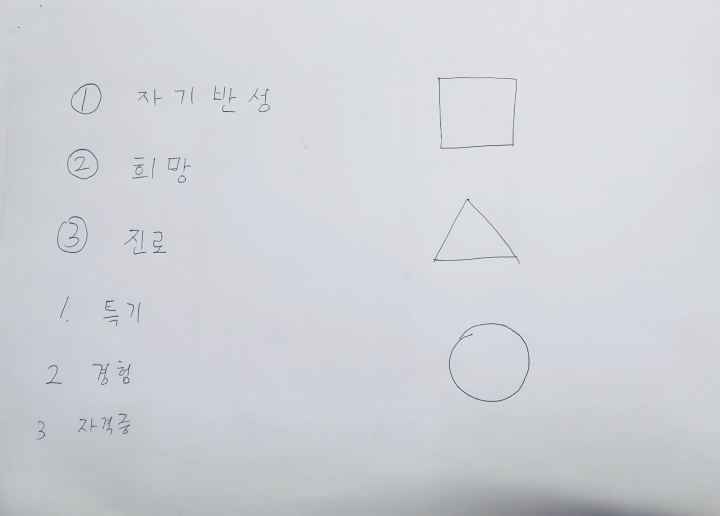
#> input picture 변환 코드 및 시연테스트자료/KakaoTalk_20221023_223742780.jpg, 1439 x 1031 px, given in place of sample.jpg, which was not available (shown at 1/2 size)
$ python project.py
#> lines starting #> are read from the running program, lines starting #| are printed output that depends on the picture; after the words box and inside, x2 and y2 are one past the last pixel; in counts of white or black regions, pixels touching at a corner belong together; pictures that were not available may be replaced by others from this repository, and a replacement may not be noted
# -*- coding: utf-8 -*-
from pptx.enum.text import MSO_AUTO_SIZE, MSO_VERTICAL_ANCHOR
from pptx.util import Inches, Mm, Cm, Pt
import io
import os
from PIL import Image
from google.cloud import vision
from pptx import Presentation
from pptx.enum.shapes import MSO_SHAPE
from pptx.dml.color import RGBColor
import cv2
import requests
import json
import numpy as np
coordinate = []


os.environ["GOOGLE_APPLICATION_CREDENTIALS"] = "root-amulet-358418-f65fae9b5f90.json"

text_number = 0
result_number = 0


def DeleteAllFiles(filePath):
    if os.path.exists(filePath):
        for file in os.scandir(filePath):
            os.remove(file.path)
        return 'Remove All File'

    else:
        return 'Directory Not Found'


def loadimg(url):
    response = requests.get(imgurl)
    responselist = []
    responselist = json.loads(response.text)

    download_url = responselist['body']['URL']
    download_image = requests.get(download_url)

    photo = open('/tmp/sample.jpg', 'wb')
    photo.write(download_image.content)
    photo.close


def morphology(image):
    global result_number
    k = 0
    blur = cv2.GaussianBlur(img, (5, 5), 0)
    imgray = cv2.cvtColor(blur, cv2.COLOR_BGR2GRAY)
    th1 = cv2.adaptiveThreshold(
        imgray, 255, cv2.ADAPTIVE_THRESH_GAUSSIAN_C, cv2.THRESH_BINARY, 15, 8)  # gaussian
    kernel = np.ones((7, 3), np.uint8)
    kernel2 = np.ones((5, 5), np.uint8)
    erode = cv2.morphologyEx(th1, cv2.MORPH_ERODE, kernel, iterations=3)
    erode2 = cv2.morphologyEx(th1, cv2.MORPH_ERODE, kernel2, iterations=3)

    height, width = erode.shape

    for j in range(height):
        for i in range(width):
            if (erode[j, i] < 128):
                erode[j, i] = 0

            else:
                erode[j, i] = 255

    # [8 lines of commented-out code are left out]

    kernel = cv2.getStructuringElement(cv2.MORPH_ELLIPSE, (5, 5))
    thresh = cv2.morphologyEx(erode, cv2.MORPH_CLOSE, kernel)

    imFlood = thresh.copy()
    h, w = thresh.shape[:2]
    mask = np.zeros((h + 2, w + 2), np.uint8)
    cv2.floodFill(imFlood, mask, (0, 0), 0)

    # Combine flood filled image with original objects
    imFlood[np.where(thresh == 0)] = 255

    # Invert output colors
    imFlood = ~imFlood

    contours, high = cv2.findContours(
        imFlood, cv2.RETR_TREE, cv2.CHAIN_APPROX_SIMPLE)
    cv2.drawContours(img, contours, -1, (0, 255, 0), 1)

    for contour in contours:

        [x, y, w, h] = cv2.boundingRect(contour)

        if w * h < 900:
            continue
        k = k + 1
        result_number = result_number + 1

        coordinate.append([f'{k}.jpg', [x, y, w, h]])
        print(coordinate)

        cv2.rectangle(img, (x, y), (x + w, y + h), (255, 0, 255), 2)

        cropped_image = erode2[y:y + h, x:x + w]
        original_image = imgray[y: y + h, x: x + w]
        resize = cv2.resize(cropped_image, dsize=(
            28, 28), interpolation=cv2.INTER_AREA)
        cv2.imwrite(f'/tmp/original_result{k}.jpg', original_image)
        cv2.imwrite(f'/tmp/result{k}.jpg', resize)


def image_crop(infilename, save_path):
    img = Image.open(infilename)
    (img_h, img_w) = img.size

    # crop 할 사이즈 : grid_w, grid_h
    grid_w = 9.3  # crop width
    grid_h = 9.3  # crop height
    range_w = (int)(img_w / grid_w)
    range_h = (int)(img_h / grid_h)

    i = 0

    for w in range(range_w):
        for h in range(range_h):
            bbox = (h * grid_h, w * grid_w, (h + 1)
                    * (grid_h), (w + 1) * (grid_w))

            # 가로 세로 시작, 가로 세로 끝
            crop_img = img.crop(bbox)

            fname = f"{i}.jpg"
            savename = save_path + fname
            crop_img.save(savename)

            i += 1


def detect_text(path):
    from google.cloud import vision
    client = vision.ImageAnnotatorClient()

    with io.open(path, 'rb') as image_file:
        content = image_file.read()

    image = vision.Image(content=content)

    response = client.text_detection(image=image)
    texts = response.text_annotations

    for text in texts:
        return ('\n"{}"'.format(text.description))


def detect_text_fortext(path):
    from google.cloud import vision
    client = vision.ImageAnnotatorClient()

    with io.open(path, 'rb') as image_file:
        content = image_file.read()

    image = vision.Image(content=content)

    response = client.text_detection(image=image)
    texts = response.text_annotations
    w = 0
    global text_number
    for text in texts:

        textloc = ('\n"{}"'.format(text.description))

        verticesX = (['{}'.format(vertex.x)
                     for vertex in text.bounding_poly.vertices])
        verticesY = (['{}'.format(vertex.y)
                     for vertex in text.bounding_poly.vertices])
        xlist = [int(i) for i in verticesX]
        ylist = [int(i) for i in verticesY]
        xLength = xlist[1] - xlist[3]
        yLength = ylist[2] - ylist[0]
        w = w + 1
        text_number = text_number + 1
        print(text_number)
        textlist.append(
            [f'{w}.jpg', [verticesX[3], verticesY[2], xLength, yLength], textloc])
        print(textlist)


def detect_figure():
    global result_number
    for f in range(result_number):
        im = cv2.imread(f'/tmp/result{f + 1}.jpg')

        imgray = cv2.cvtColor(im, cv2.COLOR_BGR2GRAY)

        # !! inverse binary !! ###
        ret, thresh = cv2.threshold(imgray, 80, 255, 1)

        contours, hierarchy = cv2.findContours(
            thresh, cv2.RETR_TREE, cv2.CHAIN_APPROX_SIMPLE)

        ctt = 0
        for cnt in contours:
            epsilon = 0.04 * cv2.arcLength(cnt, True)
            approx = cv2.approxPolyDP(cnt, epsilon, True)
            print(len(approx))  # !! fix indentation !! ###
            if len(approx) == 5:
                print("pentagon")
                cv2.drawContours(im, [cnt], 0, 255, -1)
                coordinate[f].append("")
                coordinate[f].append("pentagon")
                break
            elif len(approx) == 3:
                print("triangle")
                cv2.drawContours(im, [cnt], 0, (0, 255, 0), -1)
                coordinate[f].append("")
                coordinate[f].append("triangle")
                break
            elif len(approx) == 4:
                print("square")
                cv2.drawContours(im, [cnt], 0, (0, 0, 255), -1)
                coordinate[f].append("")
                coordinate[f].append("square")
                break
            elif len(approx) >= 6:
                print("circle")
                cv2.drawContours(im, [cnt], 0, (0, 255, 255), -1)
                coordinate[f].append("")
                coordinate[f].append("circle")
                break
            else:
                print("unknown")
                cv2.drawContours(im, [cnt], 0, (0, 255, 255), -1)
                coordinate[f].append("")
                coordinate[f].append("unknown")
                break
        cv2.imwrite(f'/tmp/approx{f + 1}.jpg', im)


def makeppt():
    prs = Presentation()
    prs.slide_width = Cm(25)
    prs.slide_height = Cm(19)

    blank_slide_layout = prs.slide_layouts[6]
    slide = prs.slides.add_slide(blank_slide_layout)
    shapes = slide.shapes

    for i in range(2, int(text_number)+1):

        # k번째 Gvidata.json을 json_data로읽어들인다
        with open(f'/tmp/Txtdata{i}.json', 'r', encoding='UTF8') as file:
            contents = file.read()  # string
            data = json.loads(contents)
            x = int(data["location"][0])
            y = int(data["location"][1])
            w = int(data["location"][2])
            h = int(data["location"][3])

            left = 250 * (x/W)
            top = 190 * (y/H)
            width = 250 * (w/W)
            height = 190 * (h/H)
            print(left, top, width, height)

            if data['text'] != "":
                print((data['text']).replace('"', ''))
                tb = slide.shapes.add_textbox(
                    Mm(left), Mm(top), Mm(width), Mm(height))
                tf = tb.text_frame
                tf.text = ""
                tf.auto_size = MSO_AUTO_SIZE.SHAPE_TO_FIT_TEXT
                p = tf.add_paragraph()
                p.text = (data['text']).replace('"', '')
                p.font.size = Pt(10)
                p.font.name = '맑은 고딕'

    for e in range(2, result_number+1):
        # k번째 Gvidata.json을 json_data로읽어들인다
        with open(f'/tmp/Gvidata{e}.json', 'r', encoding='UTF8') as file:
            contents = file.read()  # string
            data = json.loads(contents)
            x = int(data["location"][0])
            y = int(data["location"][1])
            w = int(data["location"][2])
            h = int(data["location"][3])

            left = 250 * (x/W)
            top = 190 * (y/H)
            width = 250 * (w/W)
            height = 190 * (h/H)

            if data['figure'] == "":
                continue
            else:
                if data['text'] != "":
                    print("pass text")
                if data['figure'] == "circle" and data['text'] == "":
                    print(data['figure'])
                    shape = shapes.add_shape(MSO_SHAPE.OVAL, Mm(
                        left), Mm(top), Mm(width), Mm(height))
                    shape.fill.background()
                    line = shape.line
                    line.color.rgb = RGBColor(0, 0, 0)

                if data['figure'] == "square" and data['text'] == "":
                    print(data['figure'])
                    shape = shapes.add_shape(MSO_SHAPE.ROUNDED_RECTANGLE, Mm(
                        left), Mm(top), Mm(width), Mm(height))
                    shape.fill.background()
                    line = shape.line
                    line.color.rgb = RGBColor(0, 0, 0)
                if data['figure'] == "triangle" and data['text'] == "":
                    print(data['figure'])
                    shape = shapes.add_shape(MSO_SHAPE.ISOSCELES_TRIANGLE, Mm(
                        left), Mm(top), Mm(width), Mm(height))
                    shape.fill.background()
                    line = shape.line
                    line.color.rgb = RGBColor(0, 0, 0)
                if data['figure'] == "unknown":
                    continue
    print("완료")
    prs.save('/tmp/demo.pptx')

    try:
        url = 'https://15zytiytli.execute-api.us-west-2.amazonaws.com/v2/uploadppt'
        files = {'file': open('/tmp/demo.pptx', 'rb')}
        r = requests.post(url, files=files)
        print(r.text)
    except:
        print("fail")

# 전체 로직


imgurl = 'https://15zytiytli.execute-api.us-west-2.amazonaws.com/v2/hknu-pptimage?file=image/8.jpg'

client = vision.ImageAnnotatorClient()
original_number = 0
textlist = []
a = []
xlist = []
ylist = []
f = 0

loadimg(imgurl)
#> (the call stopped at in loadimg, `response = requests.get(imgurl)`: the network is not available in this run)

img = cv2.imread('/tmp/sample.jpg')
#> img is the input picture: shape (1031, 1439, 3); mean B, G, R 214.9, 209.8, 207.6
H, W, C = img.shape
#> H = 1031; W = 1439; C = 3

morphology(img)
#> in morphology, `th1 = cv2.adaptiveThreshold( imgray, 255, cv2.ADAPTIVE_THRESH_GAUSSIAN..`:
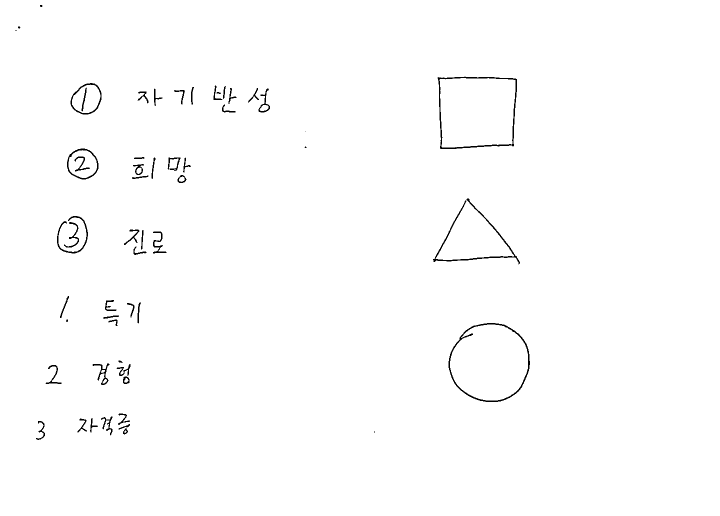
#> th1: shape (1031, 1439) (shown at 1/2 size); 99.2% white; 55 black regions (7 under 20 px), largest, box (x1, y1, x2, y2) and area: (875, 153, 1034, 298) 1610, (897, 646, 1060, 804) 1537, (866, 397, 1040, 529) 1296
#> in morphology, `erode = cv2.morphologyEx(th1, cv2.MORPH_ERODE, kernel, iterations=3)`: erode: shape (1031, 1439); 95.1% white; 30 black regions, largest, box (x1, y1, x2, y2) and area: (894, 637, 1063, 813) 9308, (872, 144, 1037, 307) 9018, (863, 388, 1043, 538) 8643
#> in morphology, `erode2 = cv2.morphologyEx(th1, cv2.MORPH_ERODE, kernel2, iterations=3)`: erode2: shape (1031, 1439); 94.9% white; 27 black regions, largest, box (x1, y1, x2, y2) and area: (891, 640, 1066, 810) 9258, (869, 147, 1040, 304) 8873, (860, 391, 1046, 535) 8299
#> in morphology, `thresh = cv2.morphologyEx(erode, cv2.MORPH_CLOSE, kernel)`: thresh: shape (1031, 1439); 95.1% white; 30 black regions, largest, box (x1, y1, x2, y2) and area: (894, 637, 1063, 813) 9304, (872, 144, 1037, 307) 9016, (863, 388, 1043, 538) 8633
#> in morphology, `cv2.floodFill(imFlood, mask, (0, 0), 0)`: imFlood: shape (1031, 1439); 2.6% white; 13 white regions (2 under 20 px), largest, box (x1, y1, x2, y2) and area: (884, 165, 1028, 286) 16065, (904, 658, 1053, 792) 14893, (884, 414, 1013, 511) 6298
#> in morphology, `imFlood[np.where(thresh == 0)] = 255`:
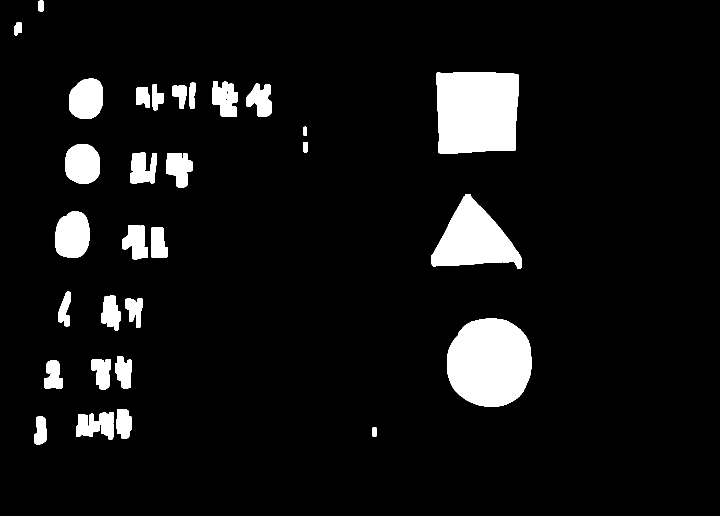
#> imFlood: shape (1031, 1439) (shown at 1/2 size); 7.5% white; 30 white regions, largest, box (x1, y1, x2, y2) and area: (872, 144, 1037, 307) 25081, (894, 637, 1063, 813) 24197, (863, 388, 1043, 538) 14931
#> in morphology, `imFlood = ~imFlood`:
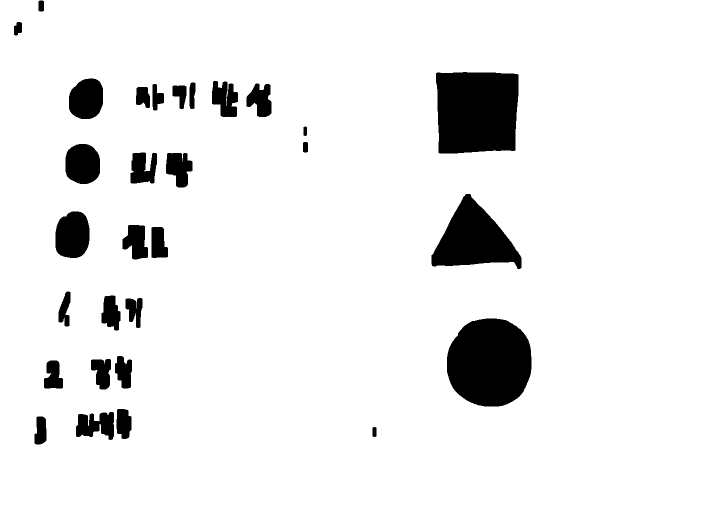
#> imFlood: shape (1031, 1439) (shown at 1/2 size); 92.5% white; 30 black regions
#> in morphology, `contours, high = cv2.findContours( imFlood, cv2.RETR_TREE, cv2.CHAIN_A..`: contours = 31 contours; largest, box (x1, y1, x2, y2) and area: (0, 0, 1439, 1031) 1481140, (871, 143, 1038, 308) 25396, (893, 636, 1064, 814) 24450, (862, 387, 1044, 539) 15176, (110, 422, 180, 517) 5434; high = 31 rows, first 6: [-1, -1, 1, -1], [2, -1, -1, 0], [3, 1, -1, 0], [4, 2, -1, 0], [5, 3, -1, 0], [6, 4, -1, 0]
#> in morphology, `cv2.drawContours(img, contours, -1, (0, 255, 0), 1)`:
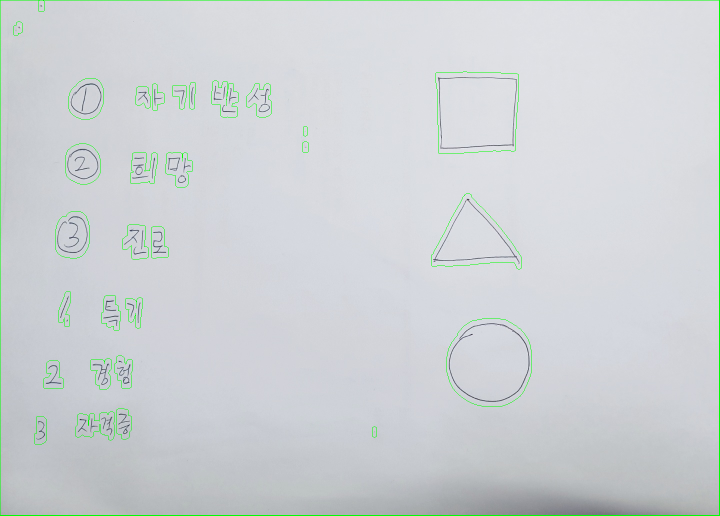
#> img: shape (1031, 1439, 3) (shown at 1/2 size); 0.77% of pixels changed, all inside (x1, y1, x2, y2) = (0, 0, 1439, 1031)
#> the loop in morphology, `for contour in contours: ` made 31 passes
#> (x, y, w, h) on passes 2 to 13: (744, 853, 10, 22), (68, 832, 26, 58), (151, 823, 78, 58), (232, 817, 32, 62), (87, 720, 40, 58), (181, 717, 42, 63), (229, 711, 36, 67), (893, 636, 171, 178), (250, 595, 36, 62), (202, 590, 40, 72), (116, 582, 26, 72), (302, 453, 35, 64)
#> (contour, x, y, w, h) on pass 1: ([[0, 0], [0, 1030], [1438, 1030], [1438, 0]], 0, 0, 1439, 1031)
#> (printed output is left out)
#> after the loop in morphology, `for contour in contours:`:
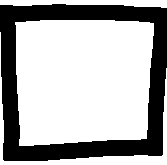
#> cropped_image: shape (165, 167); 68.2% white; 1 black region, box (x1, y1, x2, y2) and area: (0, 4, 167, 161) 8754
#> after the loop in morphology, `for contour in contours:`:
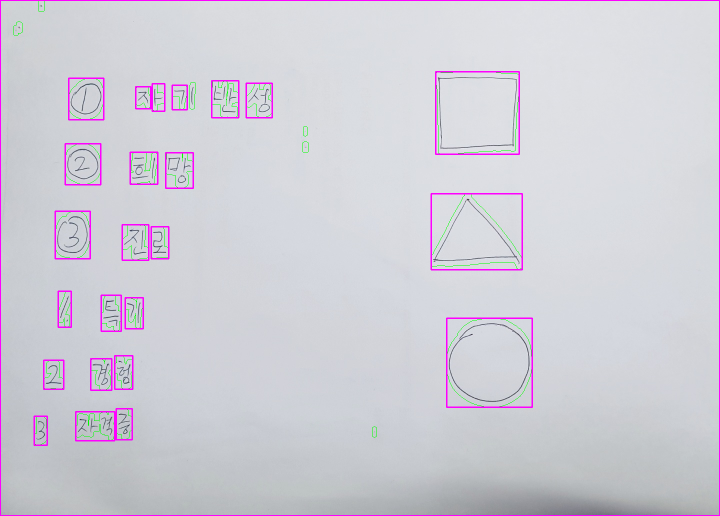
#> img: shape (1031, 1439, 3) (shown at 1/2 size); 1.85% of pixels changed, all inside (x1, y1, x2, y2) = (0, 0, 1439, 1031)
#> after the loop in morphology, `for contour in contours:`: coordinate = 25 items; k = 25

for f in range(result_number):
    image_crop(f'/tmp/result{f + 1}.jpg', '/tmp/')
#> after the loop in image_crop, `for w in range(range_w):`: i = 9
    print(f'/tmp/result/{f + 1}.jpg')

detect_figure()
#> in detect_figure, `ret, thresh = cv2.threshold(imgray, 80, 255, 1)`:
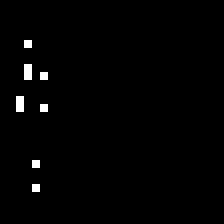
#> thresh: shape (28, 28) (shown 8 times larger); 1.1% white in thin lines or dots, all inside (x1, y1, x2, y2) = (2, 5, 6, 24)
#> in detect_figure, `contours, hierarchy = cv2.findContours( thresh, cv2.RETR_TREE, cv2.CHA..`: contours = 7 contours, all with area under 20
#> the loop in detect_figure, `for cnt in contours:` made 1 pass
#> (epsilon, approx) on pass 1: (0, [[4, 23]])
#> after the loop in detect_figure, `for cnt in contours:`: im: shape (28, 28, 3); mean B, G, R 241.5, 241.8, 241.8

dict_list = ['image_number', 'location', 'text', 'figure']
#> dict_list = ['image_number', 'location', 'text', 'figure']
for k in range(result_number):
    dictionary = dict(zip(dict_list, coordinate[k]))
    print(json.dump(dictionary, open('/tmp/' + f'Gvidata{k + 1}.json', 'w')))


# detect_text and make text.json
txt_file_name = ('/tmp/sample.jpg')
detect_text_fortext(txt_file_name)

dict_text_list = ['image_number', 'location', 'text']
print(text_number)
for l in range(text_number):
    text_dictionary = dict(zip(dict_text_list, textlist[l]))
    print(json.dump(text_dictionary, open(
        '/tmp/' + f'Txtdata{l + 1}.json', 'w')))


# make dummy text data to classify figure
for j in range(result_number):
    if j == 1:
        continue
    else:
        file_name = f'/tmp/original_result{j + 1}.jpg'
        # print(file_name)
        detect_text(file_name)

        if detect_text(file_name) == None:
            a.append('')
            original_number += 1
        else:
            a.append(detect_text(file_name))
        print(a)
#> after the loop, original_number = 24

for f in range(result_number):
    if f == 1:
        continue
    else:
        with open(f'/tmp/Gvidata{f + 1}.json', 'r', encoding='utf-8') as file:

            json_data = json.load(file)
            print(json_data)
            print(len(a))
            json_data['text'] = a[f-1]  # 해당 텍스트 값을 집어넣기
            # 수정한 json데이터를 Gvidatak.json파일로 저장
            print(json.dump(json_data, open(
                '/tmp/' + f'Gvidata{f + 1}.json', 'w')))


makeppt()
#> (the call stopped at in makeppt, `prs = Presentation()`: pptx is not available in this run)
'''
DeleteAllFiles('./sample_images/crop')
DeleteAllFiles('./sample_images/approx')
DeleteAllFiles('./sample_images/original_result')
DeleteAllFiles('./sample_images/result')
DeleteAllFiles('./json')
DeleteAllFiles('./text_json')
'''
exit()
#> (the program exits here)
